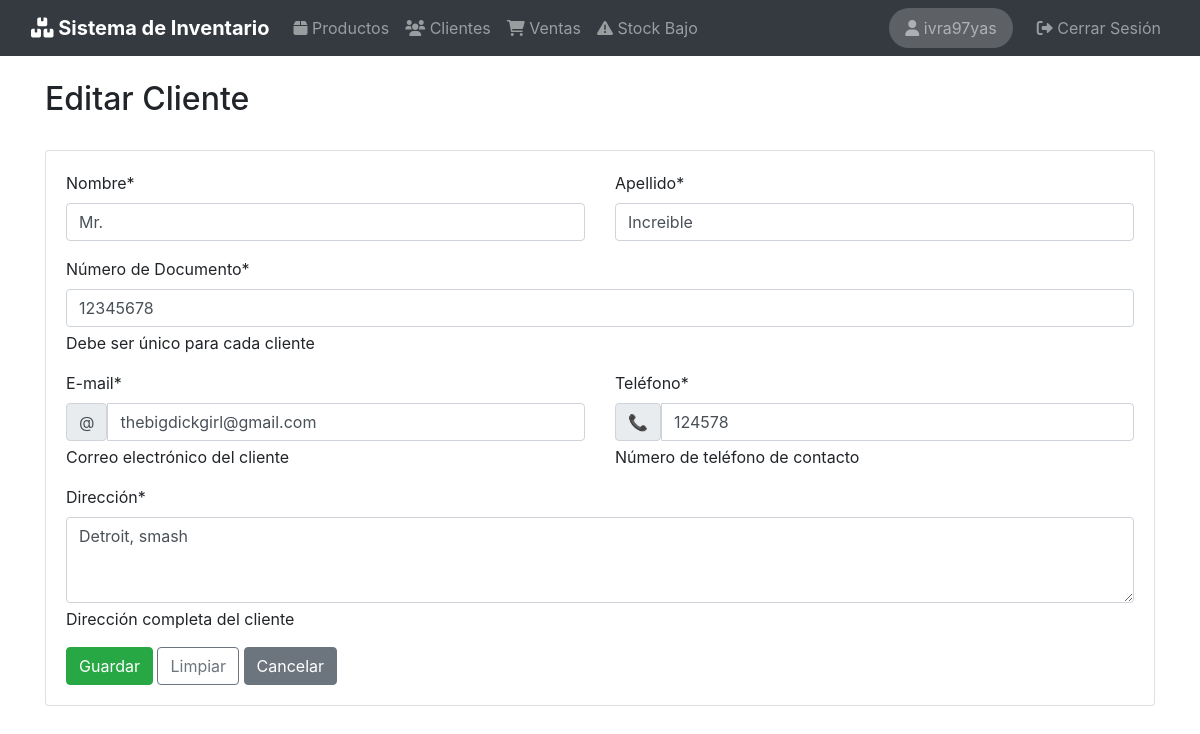
/clientes/1/editar/ (signed in), run on the app's committed database.
### clientes/models.py (models this page shows, shortened)
class Cliente(models.Model):
    nombre = models.CharField("Nombre", max_length=100)
    apellido = models.CharField("Apellido", max_length=100)
    numero_documento = models.CharField(
        "Número de Documento",
        max_length=20,
        unique=True,
        help_text="Número de documento único del cliente"
    )
    email = models.EmailField(
        "E-mail",
        max_length=254,
        validators=[EmailValidator()],
        help_text="Correo electrónico del cliente"
    )
    telefono = models.CharField(
        "Teléfono",
        max_length=20,
        help_text="Número de teléfono de contacto"
    )
    direccion = models.TextField(
        "Dirección",
        max_length=300,
        help_text="Dirección completa del cliente"
    )
    fecha_creacion = models.DateTimeField("Fecha de creación", auto_now_add=True)
    fecha_actualizacion = models.DateTimeField("Última actualización", auto_now=True)
    class Meta:
        verbose_name = 'Cliente'
        verbose_name_plural = 'Clientes'
        ordering = ['apellido', 'nombre']

### clientes/views.py (the view, shortened to what this page needs)
# urls.py: path('<int:pk>/editar/', views.ClienteUpdateView.as_view(), name='cliente_update'),
class ClienteUpdateView(LoginRequiredMixin, UpdateView):
    model = Cliente
    form_class = ClienteForm
    template_name = "clientes/cliente_form.html"
    success_url = reverse_lazy("clientes:cliente_list")

### templates/clientes/cliente_form.html (shortened to what this page needs)
{% extends 'base.html' %}
{% load bootstrap4 %}
{% load crispy_forms_tags %}
{% block header %}{% if form.instance.pk %}Editar{% else %}Crear{% endif %} Cliente{% endblock %}
{% block content %}
<div class="card">
    <div class="card-body">
        <form method="post">
            {% crispy form %}
        </form>
    </div>
</div>
{% endblock %}

### templates/base.html (shortened to what this page needs)
{% load bootstrap4 %}
{% load static %}
<!DOCTYPE html>
<html lang="es">
<head>
    {% bootstrap_css %}
    <link rel="stylesheet" href="https://cdnjs.cloudflare.com/ajax/libs/font-awesome/6.0.0/css/all.min.css">
</head>
<body>
    <nav class="navbar navbar-expand-lg navbar-dark bg-dark">
        <div class="container-fluid">
            <a class="navbar-brand" href="{% url 'productos:producto_list' %}">
                <i class="fas fa-boxes"></i> Sistema de Inventario
            </a>
            <div class="collapse navbar-collapse" id="navbarNav">
                <ul class="navbar-nav mr-auto">
                    <li class="nav-item">
                        <a class="nav-link" href="{% url 'productos:producto_list' %}">
                            <i class="fas fa-box"></i> Productos
                        </a>
                    </li>
                    <li class="nav-item">
                        <a class="nav-link" href="{% url 'clientes:cliente_list' %}">
                            <i class="fas fa-users"></i> Clientes
                        </a>
                    </li>
                    <li class="nav-item">
                        <a class="nav-link" href="{% url 'ventas:venta_list' %}">
                            <i class="fas fa-shopping-cart"></i> Ventas
                        </a>
                    </li>
                    <li class="nav-item">
                        <a class="nav-link" href="{% url 'productos:stock_bajo_list' %}">
                            <i class="fas fa-exclamation-triangle"></i> Stock Bajo
                        </a>
                    </li>
                </ul>
                <ul class="navbar-nav ml-auto">
                    {% if user.is_authenticated %}
                    <li class="nav-item">
                        <span class="navbar-text user-badge mr-3">
                            <i class="fas fa-user"></i> {{ user.username }}
                        </span>
                    </li>
                    <li class="nav-item">
                        <a class="nav-link" href="{% url 'account_logout' %}">
                            <i class="fas fa-sign-out-alt"></i> Cerrar Sesión
                        </a>
                    </li>
                    {% else %}
                    <li class="nav-item">
                        <a class="nav-link" href="{% url 'account_login' %}">
                            <i class="fas fa-sign-in-alt"></i> Iniciar Sesión
                        </a>
                    </li>
                    {% endif %}
                </ul>
            </div>
        </div>
    </nav>
    <div class="container mt-4">
        {% block page_header %}
        <div class="d-flex justify-content-between align-items-center mb-4">
            <h2>{% block header %}{% endblock %}</h2>
        </div>
        {% endblock %}
        {% block content %}
        {% endblock %}
    </div>
</body>
</html>

### templates/base.html (style rules this page uses)
.navbar-brand { font-weight: bold; }
.user-badge { background-color: rgba(255, 255, 255, 0.2); padding: 0.5rem 1rem; border-radius: 20px; }

### data on the page
Cliente: nombre "Mr.", apellido "Increible", numero_documento "12345678", email "thebigdickgirl@gmail.com", telefono "124578", direccion "Detroit, smash"

### other printed values
{{ user.username }} "ivra97yas"
